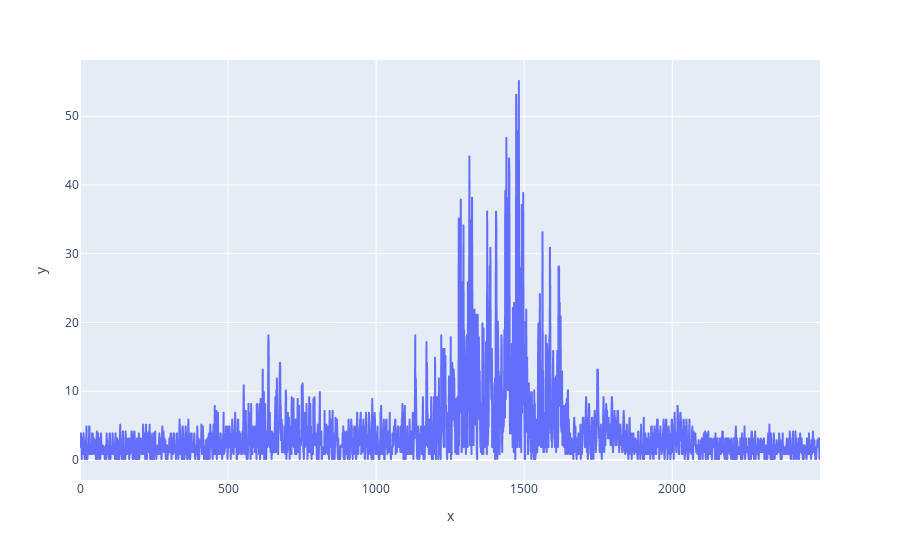

Write notebook code for a chart like this one.
### Code cell
#1 rectify
data = raw-mean_ref
rec = np.absolute(data)
plot(rec)

### Figure 1 — Plotly figure (JSON) as saved in the notebook; plotly's stock layout.template omitted (floating-point values rounded to 4 significant figures; data arrays with more than 128 entries replaced by an {"elided": "..."} marker saying what was removed)
{"data": [{"hovertemplate": "x=%{x}<br>y=%{y}<extra></extra>", "legendgroup": "", "line": {"color": "#636efa", "dash": "solid"}, "marker": {"symbol": "circle"}, "mode": "lines", "name": "", "showlegend": false, "type": "scattergl", "x": {"elided": "2500 int values"}, "xaxis": "x", "y": {"elided": "2500 float values"}, "yaxis": "y"}], "layout": {"legend": {"tracegroupgap": 0}, "margin": {"t": 60}, "xaxis": {"anchor": "y", "domain": [0, 1], "title": {"text": "x"}}, "yaxis": {"anchor": "x", "domain": [0, 1], "title": {"text": "y"}}}}
